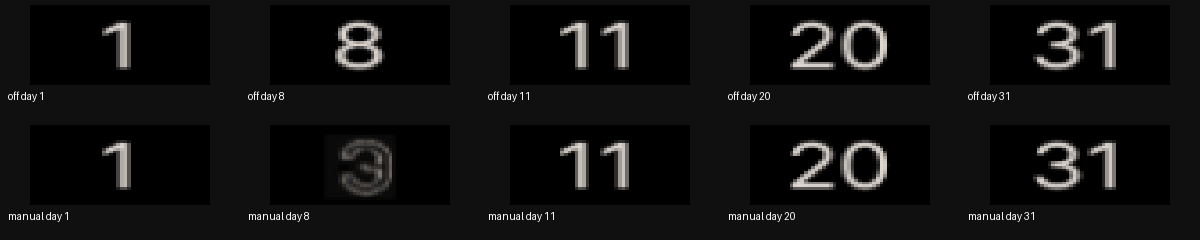
#> input picture a25c1-measurement-correctness/text-runtime-atlas.png, 1200 x 240 px
$ python -i analyzer.py   (imports and definitions only)
#> lines starting #> are read from the running program, lines starting #| are printed output that depends on the picture
from __future__ import annotations

from collections import deque
import math
from pathlib import Path
from typing import Any

from PIL import Image
from PIL import ImageDraw

from .date_window import extract_date_day_of_month_window
from .manual_glyphs import import_manual_glyphs
from .model import CANVAS_SIZE
from .occlusion import reconstruct_occluded_dial


# [273 lines left out: functions _background_color, _components, _line_groups, _save_alpha_crop, _normalization, analyze_image, not called in this run]


def _largest_dark_component(image: Image.Image, threshold: int = 75) -> tuple[int, int, int, int] | None:
    """Find the connected dark watch body/display region in a product photograph."""
    rgb = image.convert("RGB")
    width, height = rgb.size
    mask = bytearray(width * height)
    pixels = rgb.load()
    for y in range(height):
        for x in range(width):
            if max(pixels[x, y]) < threshold:
                mask[y * width + x] = 1
    best: tuple[int, int, int, int, int] | None = None
    for start in range(width * height):
        if not mask[start]:
            continue
        queue = deque([start])
        mask[start] = 0
        count = 0
        min_x = max_x = start % width
        min_y = max_y = start // width
        while queue:
            position = queue.popleft()
            x = position % width
            y = position // width
            count += 1
            min_x = min(min_x, x)
            max_x = max(max_x, x)
            min_y = min(min_y, y)
            max_y = max(max_y, y)
            for next_position in (position - 1, position + 1, position - width, position + width):
                if next_position < 0 or next_position >= width * height or not mask[next_position]:
                    continue
                if next_position == position - 1 and x == 0:
                    continue
                if next_position == position + 1 and x == width - 1:
                    continue
                mask[next_position] = 0
                queue.append(next_position)
        candidate = (count, min_x, min_y, max_x + 1, max_y + 1)
        if best is None or candidate[0] > best[0]:
            best = candidate
    return None if best is None else best[1:]


# [12 lines left out: functions _clock_endpoint, _is_light, not called in this run]


def _is_red(pixel: tuple[int, int, int]) -> bool:
    red, green, blue = pixel
    return red >= 85 and red >= green * 1.35 and red >= blue * 1.15


# [198 lines left out: functions _detect_clock_center, _ray_point, _ray_present, _ray_extent, _cluster_angle, _detect_hand_geometry and 3 more, not called in this run]


def analyze_product_photo(
    reference_path: Path,
    output_dir: Path,
    generative_fallback_path: Path | None = None,
    manual_glyph_dir: Path | None = None,
    display_roi: dict[str, Any] | None = None,
) -> dict[str, Any]:
    """Extract a frontal dark display from a product photo and preserve it as static artwork."""
#> called with output_dir = 'out.png'
    source = Image.open(reference_path).convert("RGB")
#> source is the input picture: PIL image 1200x240 RGB; mean R, G, B 17, 16.7, 16.5
    source_size = list(source.size)
#> source_size = [1200, 240]
    confirmed_roi: dict[str, int] | None = None
    if display_roi is not None:
        from .display_roi import _validate_roi

        confirmed_roi = _validate_roi(display_roi, source.size)
    if confirmed_roi is not None:
        crop_box = (
            confirmed_roi["x"],
            confirmed_roi["y"],
            confirmed_roi["x"] + confirmed_roi["width"],
            confirmed_roi["y"] + confirmed_roi["height"],
        )
        crop = source.crop(crop_box)
        scale = min(CANVAS_SIZE / crop.width, CANVAS_SIZE / crop.height)
        resized = crop.resize((round(crop.width * scale), round(crop.height * scale)), Image.Resampling.LANCZOS)
        canvas = Image.new("RGB", (CANVAS_SIZE, CANVAS_SIZE), "#000000")
        paste_x = (CANVAS_SIZE - resized.width) // 2
        paste_y = (CANVAS_SIZE - resized.height) // 2
        display_mask = Image.new("L", resized.size, 0)
        mask_draw = ImageDraw.Draw(display_mask)
        display_radius = confirmed_roi["radius"] * scale
        mask_draw.rounded_rectangle((0, 0, resized.width - 1, resized.height - 1), radius=round(display_radius), fill=255)
        canvas.paste(resized, (paste_x, paste_y), display_mask)
        source_display_geometry = {
            "shape": "ROUNDED_RECT",
            "width": float(resized.width),
            "height": float(resized.height),
            "radius": float(display_radius),
            "centerX": float(paste_x + resized.width / 2),
            "centerY": float(paste_y + resized.height / 2),
            "isCircleSpecialCase": False,
        }
    else:
        # Legacy automatic proposal remains available to non-perimeter callers.
        # The perimeter benchmark itself requires a confirmed ROI before it enters
        # this branch.
        body = _largest_dark_component(source, threshold=75)
#> body = (0, 0, 1200, 240)
        strict_display = _largest_dark_component(source, threshold=10)
#> strict_display = (30, 5, 210, 85)
        if body is None or strict_display is None:
            raise ValueError("could not locate a dark watch display in the product photo")
        min_x, _, max_x, _ = body
#> min_x = 0; max_x = 1200
        _, min_y, _, max_y = strict_display
#> min_y = 5; max_y = 85
        body_width = max_x - min_x
#> body_width = 1200
        crop_box = (
            min_x + round(body_width * 0.05),
            min_y,
            max_x - round(body_width * 0.10),
            max_y,
        )
#> crop_box = (60, 5, 1080, 85)
        crop = source.crop(crop_box)
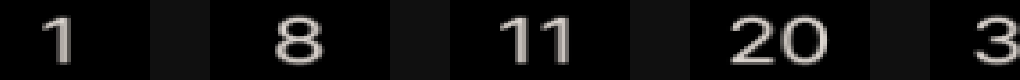
#> crop: PIL image 1020x80 RGB; mean R, G, B 17, 16.6, 16.2
        scale = CANVAS_SIZE / crop.height
#> scale = 5.47
        resized = crop.resize((round(crop.width * scale), CANVAS_SIZE), Image.Resampling.LANCZOS)
        canvas = Image.new("RGB", (CANVAS_SIZE, CANVAS_SIZE), "#000000")
#> canvas: PIL image 438x438 RGB; every value is 0
        paste_x = max(0, (CANVAS_SIZE - resized.width) // 2)
#> paste_x = 0
        if resized.width > CANVAS_SIZE:
            resized = resized.crop(((resized.width - CANVAS_SIZE) // 2, 0, (resized.width + CANVAS_SIZE) // 2, CANVAS_SIZE))
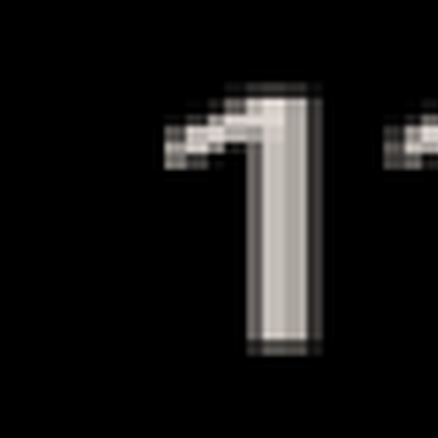
#> resized: PIL image 438x438 RGB; mean R, G, B 18.7, 18.1, 17.6
            paste_x = 0
        display_mask = Image.new("L", resized.size, 0)
#> display_mask: PIL image 438x438 L; every value is 0
        mask_draw = ImageDraw.Draw(display_mask)
        inset = max(8, round(min(resized.size) * 0.025))
#> inset = 11
        display_radius = min(round(resized.height * 0.10), (min(resized.width, resized.height) - 2 * inset) / 2)
#> display_radius = 44
        mask_draw.rounded_rectangle((inset, inset, resized.width - inset - 1, resized.height - inset - 1), radius=round(display_radius), fill=255)
        canvas.paste(resized, (paste_x, 0), display_mask)
        source_display_geometry = {
            "shape": "ROUNDED_RECT",
            "width": float(resized.width - 2 * inset),
            "height": float(resized.height - 2 * inset),
            "radius": float(display_radius),
            "centerX": float(paste_x + resized.width / 2),
            "centerY": float(CANVAS_SIZE / 2),
            "isCircleSpecialCase": False,
        }
    target_display_geometry = {
        "shape": "CIRCLE",
        "width": float(CANVAS_SIZE),
        "height": float(CANVAS_SIZE),
        "radius": float(CANVAS_SIZE / 2),
        "centerX": float(CANVAS_SIZE / 2),
        "centerY": float(CANVAS_SIZE / 2),
        "isCircleSpecialCase": True,
    }

#> (the run stopped early here; a loop or call above may not have finished)
